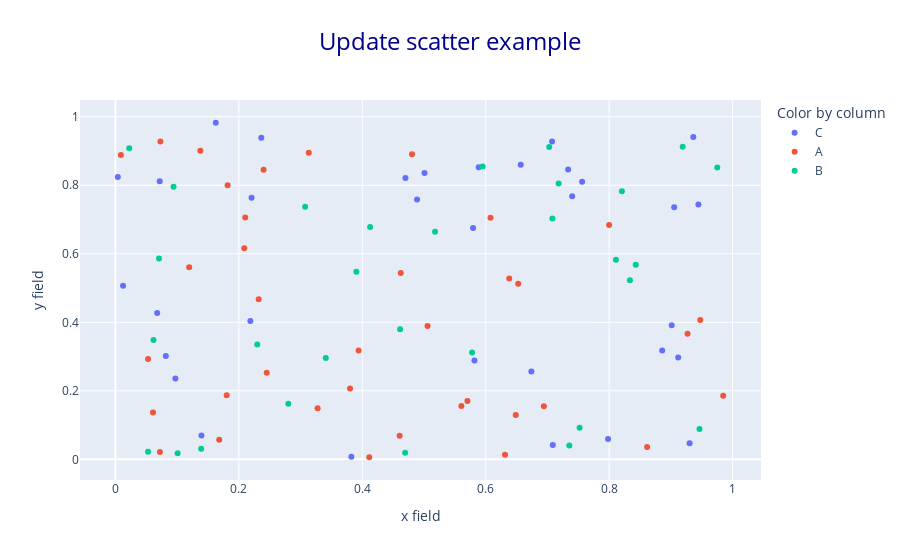

Here is the notebook cell this chart was saved with:
### Code cell
fig.update_layout(
    title = {
        "text" : "Update scatter example",  # 그래프 제목 설정
        # Set the graph title

        "font" : {"size":24, "color":"darkblue"},  # 제목 글꼴 크기와 색상 지정
        # Define the font size and color for the title

        "x":0.5  # 제목을 그래프의 중앙에 배치 (0: 왼쪽, 1: 오른쪽)
        # Position the title at the center of the graph (0: left, 1: right)
    }
)

### Figure 1 — Plotly figure (JSON) as saved in the notebook; plotly's stock layout.template omitted (floating-point values rounded to 4 significant figures)
{"data": [{"hovertemplate": "Color by column=C<br>x field=%{x}<br>y field=%{y}<extra></extra>", "legendgroup": "C", "marker": {"color": "#636efa", "symbol": "circle"}, "mode": "markers", "name": "C", "orientation": "v", "showlegend": true, "type": "scatter", "x": [0.3823, 0.5886, 0.8859, 0.5795, 0.6739, 0.9013, 0.003839, 0.9363, 0.9119, 0.1394, 0.01236, 0.47, 0.06767, 0.08167, 0.5008, 0.9303, 0.2205, 0.1626, 0.2363, 0.9446, 0.4887, 0.7561, 0.09715, 0.7982, 0.6567, 0.7075, 0.7401, 0.2186, 0.07176, 0.7335, 0.7087, 0.5817, 0.9053], "xaxis": "x", "y": [0.007869, 0.8525, 0.3175, 0.6749, 0.2565, 0.3917, 0.8238, 0.941, 0.2974, 0.06965, 0.5067, 0.8209, 0.427, 0.3015, 0.8361, 0.04696, 0.7637, 0.9824, 0.939, 0.744, 0.7583, 0.8105, 0.2361, 0.05927, 0.8602, 0.9276, 0.7677, 0.4035, 0.8114, 0.846, 0.04169, 0.2883, 0.7359], "yaxis": "y"}, {"hovertemplate": "Color by column=A<br>x field=%{x}<br>y field=%{y}<extra></extra>", "legendgroup": "A", "marker": {"color": "#EF553B", "symbol": "circle"}, "mode": "markers", "name": "A", "orientation": "v", "showlegend": true, "type": "scatter", "x": [0.06086, 0.1818, 0.1803, 0.1195, 0.07286, 0.2087, 0.5606, 0.2321, 0.1376, 0.9848, 0.7999, 0.008871, 0.4113, 0.6312, 0.4605, 0.07211, 0.1682, 0.6487, 0.927, 0.9476, 0.2451, 0.6078, 0.6381, 0.5704, 0.3133, 0.3939, 0.4623, 0.6526, 0.5057, 0.3801, 0.8615, 0.4806, 0.24, 0.05285, 0.2103, 0.3276, 0.6942], "xaxis": "x", "y": [0.1371, 0.7998, 0.1868, 0.5604, 0.9277, 0.6159, 0.1559, 0.4672, 0.9008, 0.1855, 0.6843, 0.8886, 0.006136, 0.01327, 0.06894, 0.02181, 0.05746, 0.1291, 0.3665, 0.4065, 0.2528, 0.7052, 0.528, 0.1703, 0.8949, 0.3179, 0.5436, 0.5128, 0.3892, 0.2068, 0.03622, 0.8905, 0.8452, 0.2932, 0.7056, 0.1488, 0.1549], "yaxis": "y"}, {"hovertemplate": "Color by column=B<br>x field=%{x}<br>y field=%{y}<extra></extra>", "legendgroup": "B", "marker": {"color": "#00cc96", "symbol": "circle"}, "mode": "markers", "name": "B", "orientation": "v", "showlegend": true, "type": "scatter", "x": [0.7029, 0.595, 0.02241, 0.3408, 0.9751, 0.8431, 0.5779, 0.3903, 0.8336, 0.7521, 0.139, 0.07059, 0.811, 0.5179, 0.9464, 0.8207, 0.4694, 0.09419, 0.708, 0.05291, 0.4613, 0.1008, 0.7181, 0.4127, 0.2801, 0.7354, 0.3073, 0.06166, 0.9191, 0.2298], "xaxis": "x", "y": [0.9115, 0.8546, 0.9082, 0.2958, 0.8521, 0.5683, 0.3117, 0.5472, 0.5231, 0.09188, 0.03082, 0.5865, 0.5824, 0.6645, 0.08877, 0.7822, 0.01933, 0.7955, 0.7028, 0.02219, 0.3799, 0.01815, 0.8052, 0.6778, 0.1624, 0.04023, 0.7371, 0.3483, 0.9126, 0.3354], "yaxis": "y"}], "layout": {"legend": {"title": {"text": "Color by column"}, "tracegroupgap": 0}, "title": {"font": {"color": "darkblue", "size": 24}, "text": "Update scatter example", "x": 0.5}, "xaxis": {"anchor": "y", "domain": [0, 1], "title": {"text": "x field"}}, "yaxis": {"anchor": "x", "domain": [0, 1], "title": {"text": "y field"}}}}
